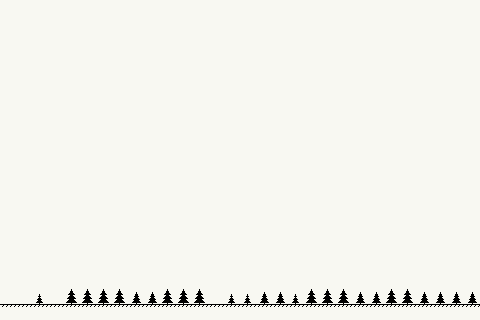

This game map was drawn from its Tiled (.tmx) file and the tilesets committed beside it. A one-line description and the trimmed map source follow:
An orthogonal 30x20 tile map with 16x16 px tiles, 2 tile layers (Background, Obstacles).

<map version="1.9" tiledversion="1.9.2" orientation="orthogonal" renderorder="right-down" width="30" height="20" tilewidth="16" tileheight="16" infinite="0" nextlayerid="3" nextobjectid="1">
 <tileset firstgid="1" name="pixel_black_white_tileset" tilewidth="16" tileheight="16" tilecount="160" columns="20">
  <image source="../images/pixel_black_white_tileset.png" width="320" height="128" />
 </tileset>
 <layer id="2" name="Background" width="30" height="20">
  <data>[600 cells, 600 non-empty, 1 distinct tile ids]</data>
 </layer>
 <layer id="1" name="Obstacles" width="30" height="20">
  <data>[600 cells, 56 non-empty, 4 distinct tile ids]</data>
 </layer>
</map>